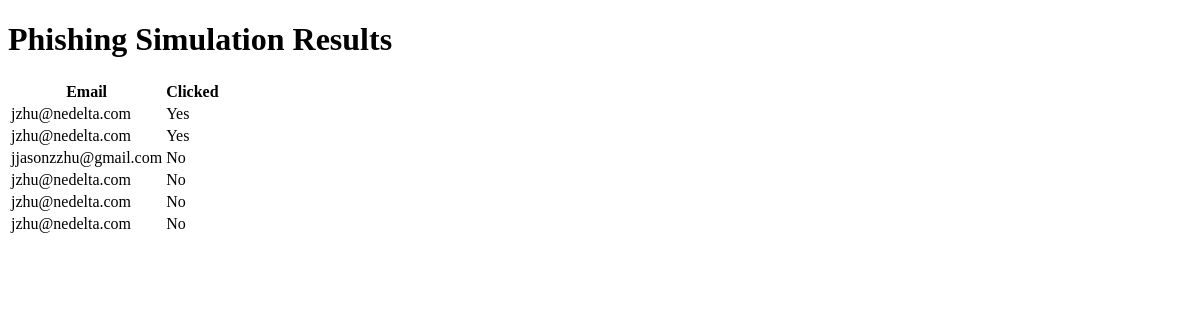
The app's page /results, older data.
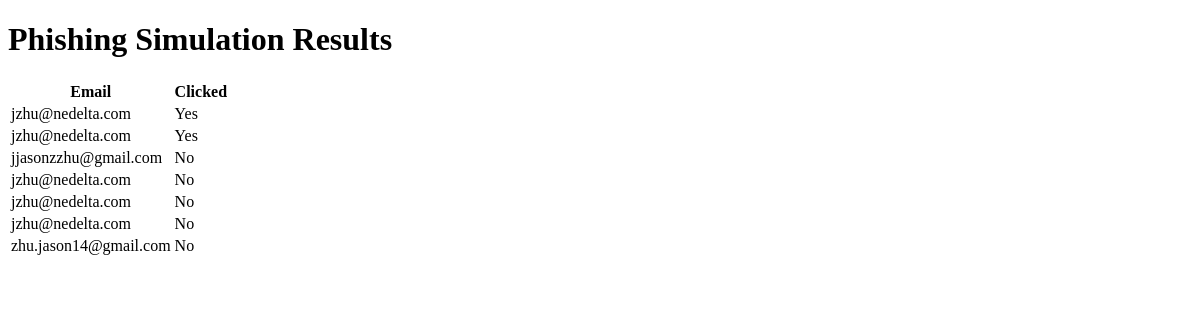
The same page, newer data.
### tables this page shows
CREATE TABLE clicks
                 (id TEXT PRIMARY KEY, email TEXT, clicked BOOLEAN);

### api/app.py (the view)
@app.route('/results')
def view_results():
    conn = sqlite3.connect(DATABASE)
    c = conn.cursor()
    c.execute('''SELECT * FROM clicks''')
    rows = c.fetchall()
    conn.close()
    return render_template('results.html', rows=rows)

### api/templates/results.html (shortened to what this page needs)
<!DOCTYPE html>
<html>
<head>
</head>
<body>
    <h1>Phishing Simulation Results</h1>
    <table>
        <tr>
            <th>Email</th>
            <th>Clicked</th>
        </tr>
        {% for row in rows %}
        <tr>
            <td>{{ row[1] }}</td>
            <td>{{ 'Yes' if row[2] else 'No' }}</td>
        </tr>
        {% endfor %}
    </table>
</body>
</html>

Row changes from the older to the newer data that the page shows:
added clicks: email "zhu.jason14@gmail.com", clicked "No"
